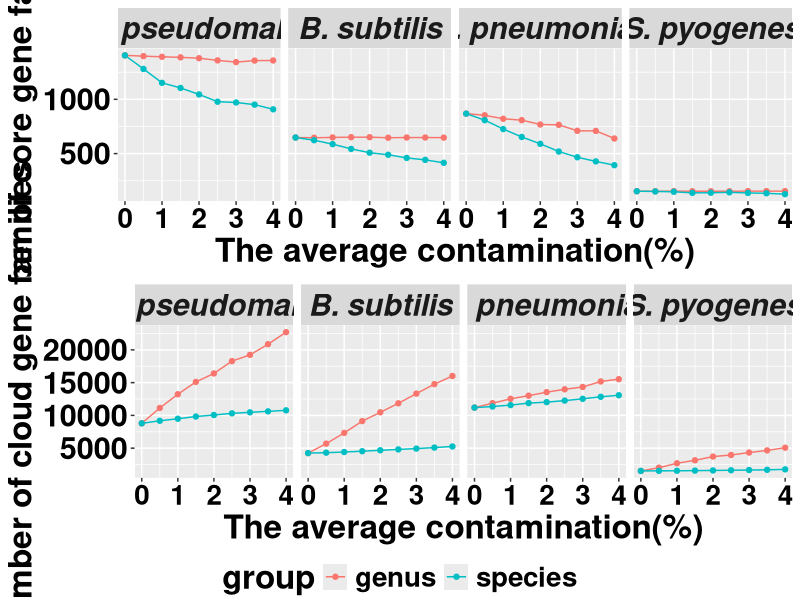
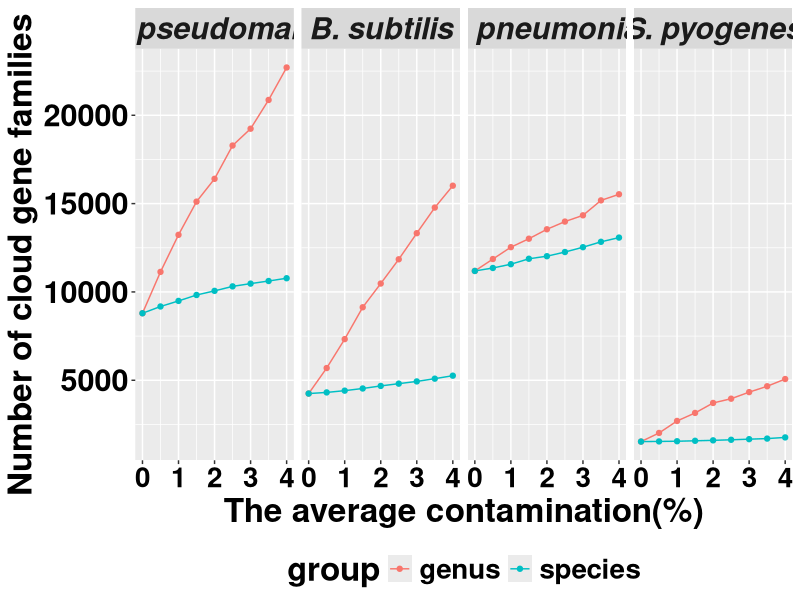
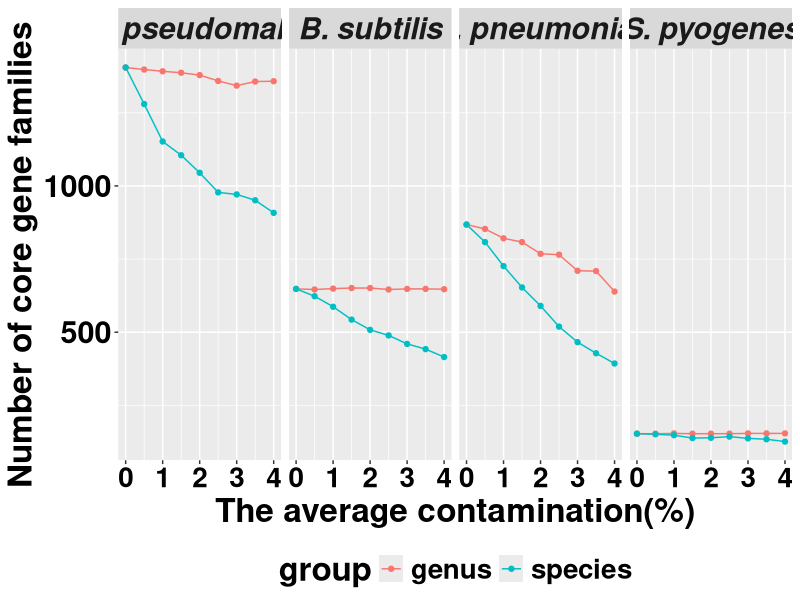

Write the R code that produced these figures, in order.
library(tidyverse)
library(dplyr)
library(ggplot2)
library(reshape2)
library(ggpubr)

# Read files.
core <- read.table(file = "R_code/Supplementary_fig_data/FigS5.B.core_4_species.txt",  sep = '\t', header = TRUE)
cloud <- read.table(file = "R_code/Supplementary_fig_data/FigS5.B.cloud_4_species.txt",  sep = '\t', header = TRUE)

# Generate figures.
plot_core <- ggplot(data=core,aes(x=cont, y=gene_count, colour=group)) +
  geom_line()+
  theme(legend.position="bottom",
        legend.text = element_text(colour="black", size=20,face= "bold"),
        legend.title = element_text(colour="black", size=24, face= "bold"),
        axis.text.x = element_text(color="black", size=20, face= "bold"),
        axis.text.y = element_text(color="black", size=22, face= "bold"),
        axis.title.x = element_text(size=24, face= "bold"),
        axis.title.y = element_text(size=24, face= "bold"))+
  scale_x_continuous(name="The average contamination(%)")+
  scale_y_continuous(name="Number of core gene families")+
  geom_point()+
  facet_wrap(facets = vars(species), nrow=1)+
  theme(strip.text.x = element_text(size = 22, face = "bold.italic"))

plot_cloud <- ggplot(data=cloud,aes(x=cont, y=gene_count, colour=group)) +
  geom_line()+
  theme(legend.position="bottom",
        legend.text = element_text(colour="black", size=20, face= "bold"),
        legend.title = element_text(colour="black", size=24, face= "bold"),
        axis.text.x = element_text(color="black", size=20, face= "bold"),
        axis.text.y = element_text(color="black", size=22, face= "bold"),
        axis.title.x = element_text(size=24, face= "bold"),
        axis.title.y = element_text(size=24, face= "bold"))+
  scale_x_continuous(name="The average contamination(%)")+
  scale_y_continuous(name="Number of cloud gene families")+
  geom_point()+
  facet_wrap(facets = vars(species),nrow=1)+
  theme(strip.text.x = element_text(size = 22, face = "bold.italic"))

# Combined plot.
combined_plot <- ggarrange(plot_core, plot_cloud,
                           ncol = 1, nrow = 2,
                           common.legend = TRUE, legend = "bottom")
